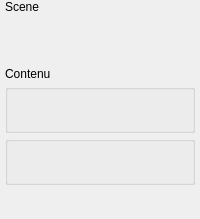
       <widget class="QWidget" name="configureAlign">
        <attribute name="icon">
         <iconset resource="menu.qrc">
          <normaloff>:/icons/shape-align-center-icon.png</normaloff>:/icons/shape-align-center-icon.png</iconset>
        </attribute>
        <attribute name="title">
         <string/>
        </attribute>
        <layout class="QGridLayout" name="gridLayout_11">
         <property name="leftMargin">
          <number>5</number>
         </property>
         <property name="topMargin">
          <number>0</number>
         </property>
         <property name="rightMargin">
          <number>5</number>
         </property>
         <property name="bottomMargin">
          <number>0</number>
         </property>
         <property name="verticalSpacing">
          <number>3</number>
         </property>
         <item row="0" column="0">
          <widget class="QLabel" name="align_L_scene">
           <property name="text">
            <string>Scene</string>
           </property>
          </widget>
         </item>
         <item row="1" column="0" colspan="2">
          <layout class="QHBoxLayout" name="align_sceneHorizontal">
           <property name="spacing">
            <number>0</number>
           </property>
           <item>
            <widget class="QPushButton" name="align_sceneLeft">
             <property name="maximumSize">
              <size>
               <width>32</width>
               <height>32</height>
              </size>
             </property>
             <property name="text">
              <string/>
             </property>
             <property name="icon">
              <iconset resource="menu.qrc">
               <normaloff>:/icons/shape-align-left-icon.png</normaloff>:/icons/shape-align-left-icon.png</iconset>
             </property>
             <property name="iconSize">
              <size>
               <width>32</width>
               <height>32</height>
              </size>
             </property>
             <property name="checkable">
              <bool>false</bool>
             </property>
             <property name="flat">
              <bool>true</bool>
             </property>
            </widget>
           </item>
           <item>
            <widget class="QPushButton" name="align_sceneCenterH">
             <property name="maximumSize">
              <size>
               <width>32</width>
               <height>32</height>
              </size>
             </property>
             <property name="text">
              <string/>
             </property>
             <property name="icon">
              <iconset resource="menu.qrc">
               <normaloff>:/icons/shape-align-center-icon.png</normaloff>:/icons/shape-align-center-icon.png</iconset>
             </property>
             <property name="iconSize">
              <size>
               <width>32</width>
               <height>32</height>
              </size>
             </property>
             <property name="checkable">
              <bool>false</bool>
             </property>
             <property name="flat">
              <bool>true</bool>
             </property>
            </widget>
           </item>
           <item>
            <widget class="QPushButton" name="align_sceneRight">
             <property name="maximumSize">
              <size>
               <width>32</width>
               <height>32</height>
              </size>
             </property>
             <property name="text">
              <string/>
             </property>
             <property name="icon">
              <iconset resource="menu.qrc">
               <normaloff>:/icons/shape-align-right-icon.png</normaloff>:/icons/shape-align-right-icon.png</iconset>
             </property>
             <property name="iconSize">
              <size>
               <width>32</width>
               <height>32</height>
              </size>
             </property>
             <property name="checkable">
              <bool>false</bool>
             </property>
             <property name="flat">
              <bool>true</bool>
             </property>
            </widget>
           </item>
          </layout>
         </item>
         <item row="2" column="0" colspan="2">
          <layout class="QHBoxLayout" name="align_sceneVertical">
           <property name="spacing">
            <number>0</number>
           </property>
           <item>
            <widget class="QPushButton" name="align_sceneTop">
             <property name="maximumSize">
              <size>
               <width>32</width>
               <height>32</height>
              </size>
             </property>
             <property name="text">
              <string/>
             </property>
             <property name="icon">
              <iconset resource="menu.qrc">
               <normaloff>:/icons/shape-align-top-icon.png</normaloff>:/icons/shape-align-top-icon.png</iconset>
             </property>
             <property name="iconSize">
              <size>
               <width>32</width>
               <height>32</height>
              </size>
             </property>
             <property name="checkable">
              <bool>false</bool>
             </property>
             <property name="flat">
              <bool>true</bool>
             </property>
            </widget>
           </item>
           <item>
            <widget class="QPushButton" name="align_sceneCenterV">
             <property name="maximumSize">
              <size>
               <width>32</width>
               <height>32</height>
              </size>
             </property>
             <property name="text">
              <string/>
             </property>
             <property name="icon">
              <iconset resource="menu.qrc">
               <normaloff>:/icons/shape-align-middle-icon.png</normaloff>:/icons/shape-align-middle-icon.png</iconset>
             </property>
             <property name="iconSize">
              <size>
               <width>32</width>
               <height>32</height>
              </size>
             </property>
             <property name="checkable">
              <bool>false</bool>
             </property>
             <property name="flat">
              <bool>true</bool>
             </property>
            </widget>
           </item>
           <item>
            <widget class="QPushButton" name="align_sceneBottom">
             <property name="maximumSize">
              <size>
               <width>32</width>
               <height>32</height>
              </size>
             </property>
             <property name="text">
              <string/>
             </property>
             <property name="icon">
              <iconset resource="menu.qrc">
               <normaloff>:/icons/shape-align-bottom-icon.png</normaloff>:/icons/shape-align-bottom-icon.png</iconset>
             </property>
             <property name="iconSize">
              <size>
               <width>32</width>
               <height>32</height>
              </size>
             </property>
             <property name="checkable">
              <bool>false</bool>
             </property>
             <property name="flat">
              <bool>true</bool>
             </property>
            </widget>
           </item>
          </layout>
         </item>
         <item row="3" column="0">
          <widget class="QLabel" name="align_L_content">
           <property name="text">
            <string>Contenu</string>
           </property>
          </widget>
         </item>
         <item row="5" column="0" colspan="2">
          <widget class="QGroupBox" name="align_contentVertical_2">
           <property name="autoFillBackground">
            <bool>false</bool>
           </property>
           <property name="title">
            <string/>
           </property>
           <property name="flat">
            <bool>true</bool>
           </property>
           <property name="checkable">
            <bool>false</bool>
           </property>
           <layout class="QHBoxLayout" name="align_contentVertical">
            <property name="spacing">
             <number>0</number>
            </property>
            <item>
             <widget class="QPushButton" name="align_contentTop">
              <property name="maximumSize">
               <size>
                <width>32</width>
                <height>32</height>
               </size>
              </property>
              <property name="toolTip">
               <string>Au dessus</string>
              </property>
              <property name="text">
               <string/>
              </property>
              <property name="icon">
               <iconset resource="menu.qrc">
                <normaloff>:/icons/border-1-top-icon.png</normaloff>:/icons/border-1-top-icon.png</iconset>
              </property>
              <property name="iconSize">
               <size>
                <width>32</width>
                <height>32</height>
               </size>
              </property>
              <property name="checkable">
               <bool>false</bool>
              </property>
              <property name="autoExclusive">
               <bool>false</bool>
              </property>
              <property name="flat">
               <bool>true</bool>
              </property>
             </widget>
            </item>
            <item>
             <widget class="QPushButton" name="align_contentCenterV">
              <property name="maximumSize">
               <size>
                <width>32</width>
                <height>32</height>
               </size>
              </property>
              <property name="toolTip">
               <string>Milieu vertical</string>
              </property>
              <property name="text">
               <string/>
              </property>
              <property name="icon">
               <iconset resource="menu.qrc">
                <normaloff>:/icons/border-1-hor-icon.png</normaloff>:/icons/border-1-hor-icon.png</iconset>
              </property>
              <property name="iconSize">
               <size>
                <width>32</width>
                <height>32</height>
               </size>
              </property>
              <property name="checkable">
               <bool>false</bool>
              </property>
              <property name="autoExclusive">
               <bool>false</bool>
              </property>
              <property name="flat">
               <bool>true</bool>
              </property>
             </widget>
            </item>
            <item>
             <widget class="QPushButton" name="align_contentBottom">
              <property name="maximumSize">
               <size>
                <width>32</width>
                <height>32</height>
               </size>
              </property>
              <property name="toolTip">
               <string>En dessous</string>
              </property>
              <property name="text">
               <string/>
              </property>
              <property name="icon">
               <iconset resource="menu.qrc">
                <normaloff>:/icons/border-1-bottom-icon.png</normaloff>:/icons/border-1-bottom-icon.png</iconset>
              </property>
              <property name="iconSize">
               <size>
                <width>32</width>
                <height>32</height>
               </size>
              </property>
              <property name="checkable">
               <bool>false</bool>
              </property>
              <property name="autoExclusive">
               <bool>false</bool>
              </property>
              <property name="flat">
               <bool>true</bool>
              </property>
             </widget>
            </item>
           </layout>
          </widget>
         </item>
         <item row="4" column="0" colspan="2">
          <widget class="QGroupBox" name="align_contentHorizontal_2">
           <property name="flat">
            <bool>true</bool>
           </property>
           <layout class="QHBoxLayout" name="align_contentHorizontal">
            <property name="spacing">
             <number>0</number>
            </property>
            <item>
             <widget class="QPushButton" name="align_contentLeft">
              <property name="maximumSize">
               <size>
                <width>32</width>
                <height>32</height>
               </size>
              </property>
              <property name="toolTip">
               <string>À gauche</string>
              </property>
              <property name="text">
               <string/>
              </property>
              <property name="icon">
               <iconset resource="menu.qrc">
                <normaloff>:/icons/border-1-left-icon.png</normaloff>:/icons/border-1-left-icon.png</iconset>
              </property>
              <property name="iconSize">
               <size>
                <width>32</width>
                <height>32</height>
               </size>
              </property>
              <property name="checkable">
               <bool>false</bool>
              </property>
              <property name="autoExclusive">
               <bool>false</bool>
              </property>
              <property name="flat">
               <bool>true</bool>
              </property>
             </widget>
            </item>
            <item>
             <widget class="QPushButton" name="align_contentCenterH">
              <property name="maximumSize">
               <size>
                <width>32</width>
                <height>32</height>
               </size>
              </property>
              <property name="toolTip">
               <string>Milieu horizontal</string>
              </property>
              <property name="text">
               <string/>
              </property>
              <property name="icon">
               <iconset resource="menu.qrc">
                <normaloff>:/icons/border-1-ver-icon.png</normaloff>:/icons/border-1-ver-icon.png</iconset>
              </property>
              <property name="iconSize">
               <size>
                <width>32</width>
                <height>32</height>
               </size>
              </property>
              <property name="checkable">
               <bool>false</bool>
              </property>
              <property name="autoExclusive">
               <bool>false</bool>
              </property>
              <property name="flat">
               <bool>true</bool>
              </property>
             </widget>
            </item>
            <item>
             <widget class="QPushButton" name="align_contentRight">
              <property name="maximumSize">
               <size>
                <width>32</width>
                <height>32</height>
               </size>
              </property>
              <property name="toolTip">
               <string>À droite</string>
              </property>
              <property name="text">
               <string/>
              </property>
              <property name="icon">
               <iconset resource="menu.qrc">
                <normaloff>:/icons/border-1-right-icon.png</normaloff>:/icons/border-1-right-icon.png</iconset>
              </property>
              <property name="iconSize">
               <size>
                <width>32</width>
                <height>32</height>
               </size>
              </property>
              <property name="checkable">
               <bool>false</bool>
              </property>
              <property name="autoExclusive">
               <bool>false</bool>
              </property>
              <property name="flat">
               <bool>true</bool>
              </property>
             </widget>
            </item>
           </layout>
          </widget>
         </item>
         <item row="6" column="1">
          <spacer name="verticalSpacer">
           <property name="orientation">
            <enum>Qt::Orientation::Vertical</enum>
           </property>
           <property name="sizeHint" stdset="0">
            <size>
             <width>20</width>
             <height>34</height>
            </size>
           </property>
          </spacer>
         </item>
        </layout>
       </widget>
